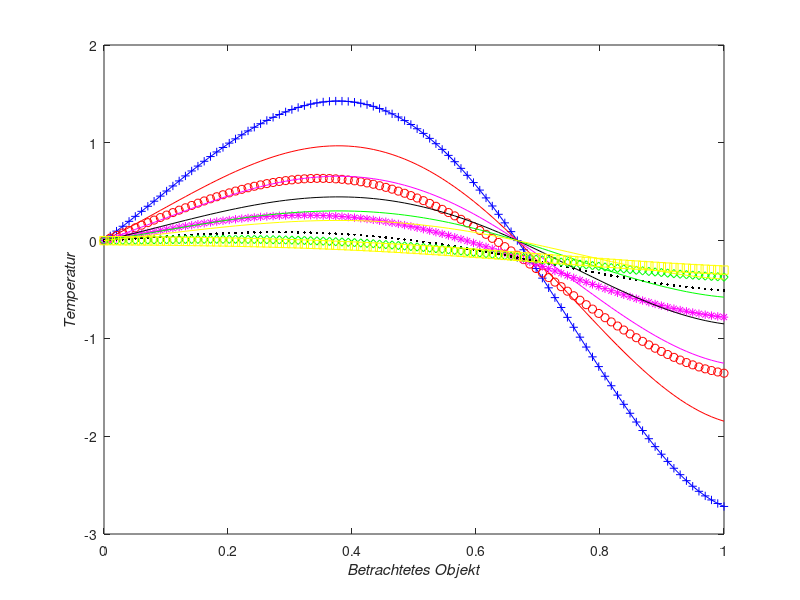

Reproduce this figure in MATLAB.
close all;
clear;

%veränderbare Variablen
T       = 0.1;                  %obere Grenze für t (Betrachtungszeit)
n       = 100;                  %Anzahl der Summanden pro Zeitschritt
eps     = 2;                    %Epsilon (aus Aufgabenstellung)
a       = 1;                    %variabel (aus Aufgabenstellung)
alpha   = -((9*pi^2)/4) - a^2;  %Konstante aus Separationsansatz (X * T = alpha)
xMax    = 100;                  %Anzahl Wegschritte
%abhängige Variablen (bzw. vorgegeben aus Aufgabenstellung)
L       = 1;                                %obere Intervallgrenze für x
x       = linspace(0, L, xMax);             %Unterteilung Weg
deltaX  = L/xMax;                           %Abstand zwischen 2 Weg-Schritten
% deltaT  = (0.5*0.5*deltaX^2)/eps;               %Abstand zwischen 2 Zeit-Schritten
% deltaT  = 0.9*deltaX/(2*a);
deltaT  = min(0.9*deltaX/(2*a), (0.5*0.5*deltaX^2)/eps);
tMax    = ceil(T/deltaT);                   %Anzahl Zeitschritte
t       = linspace(0, T, tMax);             %Unterteilung Zeit
u       = zeros(xMax, tMax);                %exakte Lösung
v       = zeros(xMax, tMax);                %numerische Lösung
%%%%%%%%%%%%%%%%%
%Funktionen für exakte Lösung
funSin  = @(x) sin((3*pi*x)/2); 
funEx   = @(x, t) exp(a*x + alpha*t);
%Funktionen für exakte Lösung
funE    = @(x) exp(a*x);

%Exakte Lösung
for k = 1:tMax
    for j = 1:xMax
        u(j, k) = funEx(x(j), t(k))*funSin(x(j));
    end
end

%Anfangswerte
for i = 1:xMax
   v(i, 1) = funE(x(i))*funSin(x(i));
end
%Randwerte
for i = 1:tMax
   v(1, i) = 0;
end

%Numerische Löung (explizit)
for k = 2:tMax-1
    if (a < 0)
        v(xMax, k) = 2*a*deltaX*v(xMax-1,k-1)+v(xMax-2,k-1);
        for j = 2:xMax-1   
            temp1   = (v(j+1, k-1) - 2*v(j, k-1) + v(j-1, k-1))/deltaX;
            temp2   = v(j+1, k-1) - v(j, k-1);
            v(j, k) = (eps*temp1 - 2*a*temp2)*(deltaT/deltaX) + v(j, k-1);
        end
    end
    if (a >= 0)
        v(xMax, k) = 2*a*deltaX*v(xMax-1,k-1)+v(xMax-2,k-1);
        for j = 2:xMax-1   
            temp1   = (v(j+1, k-1) - 2*v(j, k-1) + v(j-1, k-1))/deltaX;
            temp2   = v(j, k-1) - v(j-1, k-1);
            v(j, k) = (eps*temp1 - 2*a*temp2)*(deltaT/deltaX) + v(j, k-1);
        end
    end
end

%Plot
figure('Name', 'exakte Lösung und explizite numerische Lösung','NumberTitle','off')
plot(x, u(1:xMax,1),'b')
xlabel('Betrachtetes Objekt','FontAngle','italic');
ylabel('Temperatur','FontAngle','italic');
hold on 
plot(x, v(1:xMax,1),'b+')

plot(x, u(1:xMax,  ceil(tMax/6)),'r')
plot(x, v(1:xMax,  ceil(tMax/6)),'ro')

plot(x, u(1:xMax, 2* ceil(tMax/6)),'m')
plot(x, v(1:xMax, 2* ceil(tMax/6)),'m*')

plot(x, u(1:xMax, 3* ceil(tMax/6)),'k')
plot(x, v(1:xMax, 3* ceil(tMax/6)),'k.')

plot(x, u(1:xMax, 4* ceil(tMax/6)),'g')
plot(x, v(1:xMax, 4* ceil(tMax/6)),'gd')

plot(x, u(1:xMax, 5* ceil(tMax/6)),'y')
plot(x, v(1:xMax, 5* ceil(tMax/6)),'ys')
hold off